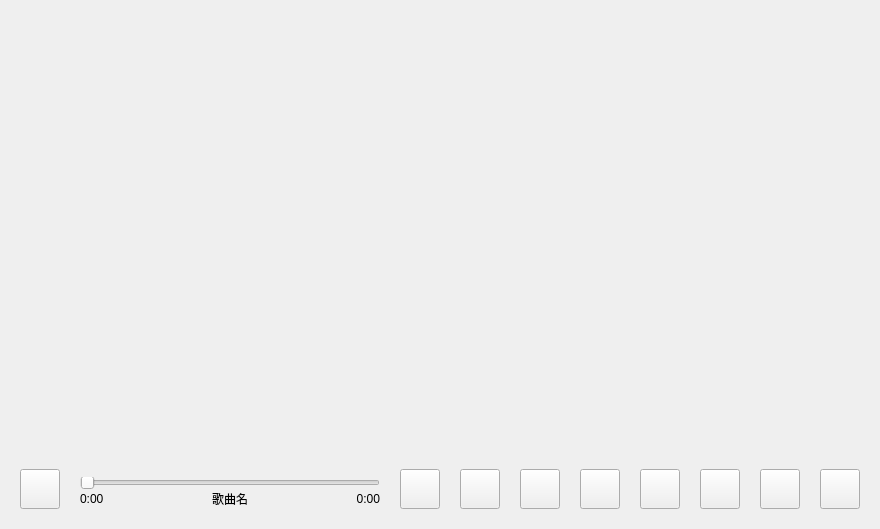
<?xml version="1.0" encoding="UTF-8"?>
<ui version="4.0">
 <class>Widget</class>
 <widget class="QWidget" name="Widget">
  <property name="geometry">
   <rect>
    <x>0</x>
    <y>0</y>
    <width>880</width>
    <height>529</height>
   </rect>
  </property>
  <property name="cursor">
   <cursorShape>ArrowCursor</cursorShape>
  </property>
  <property name="windowTitle">
   <string>OnePlayer</string>
  </property>
  <property name="windowIcon">
   <iconset resource="../res/res.qrc">
    <normaloff>:/icon.ico</normaloff>:/icon.ico</iconset>
  </property>
  <property name="styleSheet">
   <string notr="true">#widget_top {
	background-color: transparent;
}

#widget_radius1 {
	background: radial-gradient(circle at bottom right, transparent 0px, transparent 40px, blue 40px);
}

#Widget {
	background-color: white;
}

QPushButton {
	background-color: rgb(255, 255, 255);
}

QPushButton:hover {
	background-color: rgba(255, 255, 255, 0.75);
}

QLabel {
	color: #5c5c66;
}

#music,
#setting,
#p {
	background-color: white;
	border: 1px solid #5c5c66;
	border-top-left-radius: 40px;
	border-top-right-radius: 40px;
}

#stacked_info {
	border-radius: 20px;
}

#label_image {
	border-radius: 20px;
}


#scrollArea {
	background-color: white;
	border: none;
}

#music_area {
	background-color: white;
	padding: 0px;
}

#scrollArea_online {
	background-color: white;
	border: none;
}

#music_area_online {
	background-color: white;
	padding: 0px;
}

#widget_btn {
	background-color: rgb(182, 209, 200);
	border: 1px solid #5c5c66;
	border-bottom-left-radius: 40px;
	border-bottom-right-radius: 40px;
}

#widget_btn QPushButton {
	border-radius: 20px;
}

/* 进度条 */
#progress {
	background-color: white;
	border-radius: 6px;
}

/*2.未滑动过的槽设计参数*/
#progress::add-page:horizontal {
	height: 12px;
	background: white;
	border-radius: 4px;
	margin-top: 2px;
	margin-bottom: 2px;
	margin-left: 0px;
	margin-right: 2px;
}

/*1.滑动过的槽设计参数*/
#progress::sub-page:horizontal {
	height: 12px;
	background: #5c5c66;
	border-radius: 4px;
	margin-top: 2px;
	margin-bottom: 2px;
	margin-left: 2px;
}

/*滑块设置*/
#progress::handle:horizontal {
	background: #b6d1c8;
	width: 12px;
	border-radius: 5px; 
}

/*歌曲名按钮*/
#btn_music_name {
	color: #5c5c66;
	background-color: rgb(182, 209, 200);
}

#label_dir {
	color: #5c5c66;
}

#setting&gt;QPushButton,
#btn_search {
	color: #5c5c66;
	background-color: #b6d1c8;
	border-radius: 15px;
}

/* 搜索播放列表的左右按钮 */
#find_btn_widget {
	border-radius: 15px;
	background-color: #5c5c66;
}

#btn_left {
	background-color: rgb(182, 209, 200);
	border-top-left-radius: 10px;
	border-bottom-left-radius: 10px;
}

#btn_right {
	background-color: rgb(182, 209, 200);
	border-top-right-radius: 10px;
	border-bottom-right-radius: 10px;
}

#widget {
	border-radius: 10px;
	background-color: white;
}

#le_find,
#le_search {
	border: 2px solid #5c5c66;
	border-radius: 15px;
	color: #5c5c66;
	padding-left: 5px;
}

#label_mask {
	background-color: white;
	border: 3px dashed #5c5c66;
	border-radius: 20px;
}
</string>
  </property>
  <widget class="QStackedWidget" name="stacked_widget">
   <property name="geometry">
    <rect>
     <x>0</x>
     <y>0</y>
     <width>880</width>
     <height>449</height>
    </rect>
   </property>
   <property name="font">
    <font>
     <family>Microsoft YaHei UI</family>
    </font>
   </property>
   <property name="frameShape">
    <enum>QFrame::NoFrame</enum>
   </property>
   <property name="frameShadow">
    <enum>QFrame::Plain</enum>
   </property>
   <property name="lineWidth">
    <number>1</number>
   </property>
   <property name="currentIndex">
    <number>1</number>
   </property>
   <widget class="QWidget" name="music">
    <widget class="QStackedWidget" name="stacked_info">
     <property name="geometry">
      <rect>
       <x>20</x>
       <y>20</y>
       <width>360</width>
       <height>409</height>
      </rect>
     </property>
     <property name="font">
      <font>
       <family>Microsoft YaHei UI</family>
      </font>
     </property>
     <property name="currentIndex">
      <number>1</number>
     </property>
     <widget class="QWidget" name="page_music_info">
      <widget class="ImageWidget" name="widget_music_mask" native="true">
       <property name="geometry">
        <rect>
         <x>0</x>
         <y>0</y>
         <width>360</width>
         <height>409</height>
        </rect>
       </property>
       <property name="font">
        <font>
         <family>Microsoft YaHei UI</family>
        </font>
       </property>
      </widget>
      <widget class="QLabel" name="label_image">
       <property name="geometry">
        <rect>
         <x>90</x>
         <y>45</y>
         <width>180</width>
         <height>180</height>
        </rect>
       </property>
       <property name="font">
        <font>
         <family>Microsoft YaHei UI</family>
        </font>
       </property>
       <property name="text">
        <string/>
       </property>
       <property name="scaledContents">
        <bool>true</bool>
       </property>
       <property name="alignment">
        <set>Qt::AlignCenter</set>
       </property>
       <property name="wordWrap">
        <bool>false</bool>
       </property>
      </widget>
      <widget class="QLabel" name="label_sound_name">
       <property name="geometry">
        <rect>
         <x>0</x>
         <y>250</y>
         <width>360</width>
         <height>20</height>
        </rect>
       </property>
       <property name="font">
        <font>
         <family>Microsoft YaHei UI</family>
        </font>
       </property>
       <property name="text">
        <string>歌曲名</string>
       </property>
       <property name="alignment">
        <set>Qt::AlignCenter</set>
       </property>
      </widget>
      <widget class="QLabel" name="label_singer">
       <property name="geometry">
        <rect>
         <x>0</x>
         <y>295</y>
         <width>360</width>
         <height>20</height>
        </rect>
       </property>
       <property name="font">
        <font>
         <family>Microsoft YaHei UI</family>
        </font>
       </property>
       <property name="text">
        <string>歌手名</string>
       </property>
       <property name="alignment">
        <set>Qt::AlignCenter</set>
       </property>
      </widget>
      <widget class="QLabel" name="label_album">
       <property name="geometry">
        <rect>
         <x>0</x>
         <y>340</y>
         <width>360</width>
         <height>20</height>
        </rect>
       </property>
       <property name="font">
        <font>
         <family>Microsoft YaHei UI</family>
        </font>
       </property>
       <property name="text">
        <string>专辑</string>
       </property>
       <property name="alignment">
        <set>Qt::AlignCenter</set>
       </property>
      </widget>
     </widget>
     <widget class="QWidget" name="page_music_info_online">
      <widget class="QLabel" name="label_sound_name_online">
       <property name="geometry">
        <rect>
         <x>0</x>
         <y>250</y>
         <width>360</width>
         <height>20</height>
        </rect>
       </property>
       <property name="text">
        <string>歌曲名</string>
       </property>
       <property name="alignment">
        <set>Qt::AlignCenter</set>
       </property>
      </widget>
      <widget class="QLabel" name="label_image_online">
       <property name="geometry">
        <rect>
         <x>90</x>
         <y>45</y>
         <width>180</width>
         <height>180</height>
        </rect>
       </property>
       <property name="text">
        <string/>
       </property>
       <property name="scaledContents">
        <bool>true</bool>
       </property>
       <property name="alignment">
        <set>Qt::AlignCenter</set>
       </property>
       <property name="wordWrap">
        <bool>false</bool>
       </property>
      </widget>
      <widget class="LyricsWidget" name="lyrics_widget" native="true">
       <property name="geometry">
        <rect>
         <x>0</x>
         <y>290</y>
         <width>360</width>
         <height>99</height>
        </rect>
       </property>
      </widget>
      <widget class="ImageWidget" name="widget_music_mask_online" native="true">
       <property name="geometry">
        <rect>
         <x>0</x>
         <y>0</y>
         <width>360</width>
         <height>409</height>
        </rect>
       </property>
      </widget>
      <zorder>widget_music_mask_online</zorder>
      <zorder>lyrics_widget</zorder>
      <zorder>label_image_online</zorder>
      <zorder>label_sound_name_online</zorder>
     </widget>
    </widget>
    <widget class="QStackedWidget" name="stacked_music_btn">
     <property name="geometry">
      <rect>
       <x>400</x>
       <y>20</y>
       <width>460</width>
       <height>409</height>
      </rect>
     </property>
     <property name="font">
      <font>
       <family>Microsoft YaHei UI</family>
      </font>
     </property>
     <property name="currentIndex">
      <number>0</number>
     </property>
     <widget class="QWidget" name="page_local_mysite">
      <widget class="QScrollArea" name="scrollArea">
       <property name="geometry">
        <rect>
         <x>0</x>
         <y>0</y>
         <width>460</width>
         <height>409</height>
        </rect>
       </property>
       <property name="font">
        <font>
         <family>Microsoft YaHei UI</family>
        </font>
       </property>
       <property name="verticalScrollBarPolicy">
        <enum>Qt::ScrollBarAlwaysOff</enum>
       </property>
       <property name="widgetResizable">
        <bool>true</bool>
       </property>
       <property name="alignment">
        <set>Qt::AlignHCenter|Qt::AlignTop</set>
       </property>
       <widget class="QWidget" name="music_area">
        <property name="geometry">
         <rect>
          <x>0</x>
          <y>0</y>
          <width>460</width>
          <height>409</height>
         </rect>
        </property>
        <layout class="QVBoxLayout" name="verticalLayout_2">
         <property name="spacing">
          <number>7</number>
         </property>
         <property name="leftMargin">
          <number>0</number>
         </property>
         <property name="topMargin">
          <number>0</number>
         </property>
         <property name="rightMargin">
          <number>0</number>
         </property>
         <property name="bottomMargin">
          <number>0</number>
         </property>
         <item>
          <layout class="QVBoxLayout" name="music_layout"/>
         </item>
         <item>
          <spacer name="verticalSpacer">
           <property name="orientation">
            <enum>Qt::Vertical</enum>
           </property>
           <property name="sizeHint" stdset="0">
            <size>
             <width>20</width>
             <height>40</height>
            </size>
           </property>
          </spacer>
         </item>
        </layout>
       </widget>
      </widget>
      <widget class="QWidget" name="find_widget" native="true">
       <property name="geometry">
        <rect>
         <x>30</x>
         <y>10</y>
         <width>400</width>
         <height>45</height>
        </rect>
       </property>
       <property name="font">
        <font>
         <family>Microsoft YaHei UI</family>
         <pointsize>12</pointsize>
        </font>
       </property>
       <layout class="QHBoxLayout" name="horizontalLayout">
        <property name="spacing">
         <number>10</number>
        </property>
        <property name="leftMargin">
         <number>0</number>
        </property>
        <property name="topMargin">
         <number>0</number>
        </property>
        <property name="rightMargin">
         <number>0</number>
        </property>
        <property name="bottomMargin">
         <number>0</number>
        </property>
        <item>
         <widget class="QWidget" name="widget" native="true">
          <property name="minimumSize">
           <size>
            <width>0</width>
            <height>45</height>
           </size>
          </property>
          <property name="maximumSize">
           <size>
            <width>16777215</width>
            <height>45</height>
           </size>
          </property>
          <property name="font">
           <font>
            <family>Microsoft YaHei UI</family>
           </font>
          </property>
          <layout class="QHBoxLayout" name="horizontalLayout_2">
           <property name="spacing">
            <number>0</number>
           </property>
           <property name="leftMargin">
            <number>0</number>
           </property>
           <property name="topMargin">
            <number>0</number>
           </property>
           <property name="rightMargin">
            <number>0</number>
           </property>
           <property name="bottomMargin">
            <number>0</number>
           </property>
           <item>
            <widget class="QLineEdit" name="le_find">
             <property name="minimumSize">
              <size>
               <width>0</width>
               <height>45</height>
              </size>
             </property>
             <property name="maximumSize">
              <size>
               <width>16777215</width>
               <height>45</height>
              </size>
             </property>
             <property name="font">
              <font>
               <family>Microsoft YaHei UI</family>
              </font>
             </property>
            </widget>
           </item>
           <item>
            <widget class="QLabel" name="label_count">
             <property name="minimumSize">
              <size>
               <width>40</width>
               <height>45</height>
              </size>
             </property>
             <property name="maximumSize">
              <size>
               <width>40</width>
               <height>45</height>
              </size>
             </property>
             <property name="font">
              <font>
               <family>Microsoft YaHei UI</family>
              </font>
             </property>
             <property name="text">
              <string>0/0</string>
             </property>
             <property name="alignment">
              <set>Qt::AlignCenter</set>
             </property>
            </widget>
           </item>
          </layout>
         </widget>
        </item>
        <item>
         <widget class="QWidget" name="find_btn_widget" native="true">
          <property name="sizePolicy">
           <sizepolicy hsizetype="Preferred" vsizetype="Preferred">
            <horstretch>0</horstretch>
            <verstretch>0</verstretch>
           </sizepolicy>
          </property>
          <property name="minimumSize">
           <size>
            <width>71</width>
            <height>45</height>
           </size>
          </property>
          <property name="maximumSize">
           <size>
            <width>71</width>
            <height>45</height>
           </size>
          </property>
          <property name="font">
           <font>
            <family>Microsoft YaHei UI</family>
           </font>
          </property>
          <widget class="QPushButton" name="btn_left">
           <property name="geometry">
            <rect>
             <x>0</x>
             <y>0</y>
             <width>35</width>
             <height>45</height>
            </rect>
           </property>
           <property name="font">
            <font>
             <family>Microsoft YaHei UI</family>
            </font>
           </property>
           <property name="cursor">
            <cursorShape>PointingHandCursor</cursorShape>
           </property>
           <property name="text">
            <string/>
           </property>
           <property name="icon">
            <iconset resource="../res/res.qrc">
             <normaloff>:/svgs/back.svg</normaloff>:/svgs/back.svg</iconset>
           </property>
          </widget>
          <widget class="QPushButton" name="btn_right">
           <property name="geometry">
            <rect>
             <x>36</x>
             <y>0</y>
             <width>35</width>
             <height>45</height>
            </rect>
           </property>
           <property name="font">
            <font>
             <family>Microsoft YaHei UI</family>
            </font>
           </property>
           <property name="cursor">
            <cursorShape>PointingHandCursor</cursorShape>
           </property>
           <property name="text">
            <string/>
           </property>
           <property name="icon">
            <iconset resource="../res/res.qrc">
             <normaloff>:/svgs/right.svg</normaloff>:/svgs/right.svg</iconset>
           </property>
          </widget>
         </widget>
        </item>
       </layout>
      </widget>
     </widget>
     <widget class="QWidget" name="page_online">
      <widget class="QLineEdit" name="le_search">
       <property name="geometry">
        <rect>
         <x>0</x>
         <y>0</y>
         <width>360</width>
         <height>45</height>
        </rect>
       </property>
       <property name="minimumSize">
        <size>
         <width>0</width>
         <height>45</height>
        </size>
       </property>
       <property name="maximumSize">
        <size>
         <width>16777215</width>
         <height>45</height>
        </size>
       </property>
       <property name="font">
        <font>
         <family>Microsoft YaHei UI</family>
        </font>
       </property>
      </widget>
      <widget class="QPushButton" name="btn_search">
       <property name="geometry">
        <rect>
         <x>370</x>
         <y>0</y>
         <width>90</width>
         <height>45</height>
        </rect>
       </property>
       <property name="font">
        <font>
         <family>Microsoft YaHei UI</family>
        </font>
       </property>
       <property name="cursor">
        <cursorShape>PointingHandCursor</cursorShape>
       </property>
       <property name="text">
        <string>搜索</string>
       </property>
      </widget>
      <widget class="QScrollArea" name="scrollArea_online">
       <property name="geometry">
        <rect>
         <x>0</x>
         <y>51</y>
         <width>460</width>
         <height>358</height>
        </rect>
       </property>
       <property name="font">
        <font>
         <family>Microsoft YaHei UI</family>
        </font>
       </property>
       <property name="verticalScrollBarPolicy">
        <enum>Qt::ScrollBarAlwaysOff</enum>
       </property>
       <property name="widgetResizable">
        <bool>true</bool>
       </property>
       <property name="alignment">
        <set>Qt::AlignHCenter|Qt::AlignTop</set>
       </property>
       <widget class="QWidget" name="music_area_online">
        <property name="geometry">
         <rect>
          <x>0</x>
          <y>0</y>
          <width>460</width>
          <height>358</height>
         </rect>
        </property>
        <layout class="QVBoxLayout" name="verticalLayout_3">
         <property name="spacing">
          <number>7</number>
         </property>
         <property name="leftMargin">
          <number>0</number>
         </property>
         <property name="topMargin">
          <number>0</number>
         </property>
         <property name="rightMargin">
          <number>0</number>
         </property>
         <property name="bottomMargin">
          <number>0</number>
         </property>
         <item>
          <layout class="QVBoxLayout" name="music_layout_online"/>
         </item>
         <item>
          <spacer name="verticalSpacer_online">
           <property name="font">
            <font>
             <family>Microsoft YaHei UI</family>
            </font>
           </property>
           <property name="orientation">
            <enum>Qt::Vertical</enum>
           </property>
           <property name="sizeHint" stdset="0">
            <size>
             <width>20</width>
             <height>40</height>
            </size>
           </property>
          </spacer>
         </item>
        </layout>
       </widget>
      </widget>
     </widget>
    </widget>
   </widget>
   <widget class="QWidget" name="setting">
    <widget class="SettingTabWidget" name="setting_tab_widget" native="true">
     <property name="geometry">
      <rect>
       <x>20</x>
       <y>20</y>
       <width>840</width>
       <height>409</height>
      </rect>
     </property>
    </widget>
   </widget>
   <widget class="QWidget" name="p">
    <widget class="QLabel" name="label_mask">
     <property name="geometry">
      <rect>
       <x>20</x>
       <y>20</y>
       <width>840</width>
       <height>409</height>
      </rect>
     </property>
     <property name="font">
      <font>
       <family>Microsoft YaHei UI</family>
       <pointsize>30</pointsize>
      </font>
     </property>
     <property name="text">
      <string>拖入音乐/视频</string>
     </property>
     <property name="alignment">
      <set>Qt::AlignCenter</set>
     </property>
    </widget>
   </widget>
  </widget>
  <widget class="QWidget" name="widget_btn" native="true">
   <property name="geometry">
    <rect>
     <x>0</x>
     <y>449</y>
     <width>880</width>
     <height>80</height>
    </rect>
   </property>
   <property name="sizePolicy">
    <sizepolicy hsizetype="Preferred" vsizetype="Preferred">
     <horstretch>0</horstretch>
     <verstretch>0</verstretch>
    </sizepolicy>
   </property>
   <property name="minimumSize">
    <size>
     <width>0</width>
     <height>80</height>
    </size>
   </property>
   <property name="maximumSize">
    <size>
     <width>16777215</width>
     <height>80</height>
    </size>
   </property>
   <property name="font">
    <font>
     <family>Microsoft YaHei UI</family>
    </font>
   </property>
   <widget class="QPushButton" name="btn_shutdown">
    <property name="geometry">
     <rect>
      <x>20</x>
      <y>20</y>
      <width>40</width>
      <height>40</height>
     </rect>
    </property>
    <property name="font">
     <font>
      <family>Microsoft YaHei UI</family>
     </font>
    </property>
    <property name="cursor">
     <cursorShape>PointingHandCursor</cursorShape>
    </property>
    <property name="toolTip">
     <string>关闭</string>
    </property>
    <property name="text">
     <string/>
    </property>
    <property name="icon">
     <iconset resource="../res/res.qrc">
      <normaloff>:/svgs/shutdown.svg</normaloff>:/svgs/shutdown.svg</iconset>
    </property>
    <property name="iconSize">
     <size>
      <width>20</width>
      <height>20</height>
     </size>
    </property>
   </widget>
   <widget class="QPushButton" name="btn_play">
    <property name="geometry">
     <rect>
      <x>460</x>
      <y>20</y>
      <width>40</width>
      <height>40</height>
     </rect>
    </property>
    <property name="font">
     <font>
      <family>Microsoft YaHei UI</family>
     </font>
    </property>
    <property name="cursor">
     <cursorShape>PointingHandCursor</cursorShape>
    </property>
    <property name="toolTip">
     <string>播放/暂停</string>
    </property>
    <property name="text">
     <string/>
    </property>
    <property name="icon">
     <iconset resource="../res/res.qrc">
      <normaloff>:/svgs/play.svg</normaloff>:/svgs/play.svg</iconset>
    </property>
    <property name="iconSize">
     <size>
      <width>20</width>
      <height>20</height>
     </size>
    </property>
   </widget>
   <widget class="QPushButton" name="btn_down">
    <property name="geometry">
     <rect>
      <x>580</x>
      <y>20</y>
      <width>40</width>
      <height>40</height>
     </rect>
    </property>
    <property name="font">
     <font>
      <family>Microsoft YaHei UI</family>
     </font>
    </property>
    <property name="cursor">
     <cursorShape>PointingHandCursor</cursorShape>
    </property>
    <property name="toolTip">
     <string>音量减</string>
    </property>
    <property name="text">
     <string/>
    </property>
    <property name="icon">
     <iconset resource="../res/res.qrc">
      <normaloff>:/svgs/jian.svg</normaloff>:/svgs/jian.svg</iconset>
    </property>
    <property name="iconSize">
     <size>
      <width>20</width>
      <height>20</height>
     </size>
    </property>
   </widget>
   <widget class="QPushButton" name="btn_up">
    <property name="geometry">
     <rect>
      <x>640</x>
      <y>20</y>
      <width>40</width>
      <height>40</height>
     </rect>
    </property>
    <property name="font">
     <font>
      <family>Microsoft YaHei UI</family>
     </font>
    </property>
    <property name="cursor">
     <cursorShape>PointingHandCursor</cursorShape>
    </property>
    <property name="toolTip">
     <string>音量增</string>
    </property>
    <property name="text">
     <string/>
    </property>
    <property name="icon">
     <iconset resource="../res/res.qrc">
      <normaloff>:/svgs/jia.svg</normaloff>:/svgs/jia.svg</iconset>
    </property>
    <property name="iconSize">
     <size>
      <width>20</width>
      <height>20</height>
     </size>
    </property>
   </widget>
   <widget class="QSlider" name="progress">
    <property name="geometry">
     <rect>
      <x>80</x>
      <y>28</y>
      <width>300</width>
      <height>12</height>
     </rect>
    </property>
    <property name="font">
     <font>
      <family>Microsoft YaHei UI</family>
     </font>
    </property>
    <property name="cursor">
     <cursorShape>PointingHandCursor</cursorShape>
    </property>
    <property name="maximum">
     <number>1000</number>
    </property>
    <property name="value">
     <number>0</number>
    </property>
    <property name="tracking">
     <bool>true</bool>
    </property>
    <property name="orientation">
     <enum>Qt::Horizontal</enum>
    </property>
    <property name="invertedAppearance">
     <bool>false</bool>
    </property>
    <property name="invertedControls">
     <bool>false</bool>
    </property>
    <property name="tickPosition">
     <enum>QSlider::NoTicks</enum>
    </property>
    <property name="tickInterval">
     <number>0</number>
    </property>
   </widget>
   <widget class="QLabel" name="label_now">
    <property name="geometry">
     <rect>
      <x>80</x>
      <y>40</y>
      <width>50</width>
      <height>20</height>
     </rect>
    </property>
    <property name="font">
     <font>
      <family>Microsoft YaHei UI</family>
     </font>
    </property>
    <property name="text">
     <string>0:00</string>
    </property>
    <property name="scaledContents">
     <bool>true</bool>
    </property>
    <property name="alignment">
     <set>Qt::AlignLeading|Qt::AlignLeft|Qt::AlignVCenter</set>
    </property>
   </widget>
   <widget class="QLabel" name="label_rest">
    <property name="geometry">
     <rect>
      <x>330</x>
      <y>40</y>
      <width>50</width>
      <height>20</height>
     </rect>
    </property>
    <property name="font">
     <font>
      <family>Microsoft YaHei UI</family>
     </font>
    </property>
    <property name="text">
     <string>0:00</string>
    </property>
    <property name="scaledContents">
     <bool>true</bool>
    </property>
    <property name="alignment">
     <set>Qt::AlignRight|Qt::AlignTrailing|Qt::AlignVCenter</set>
    </property>
   </widget>
   <widget class="QPushButton" name="btn_previoud">
    <property name="geometry">
     <rect>
      <x>400</x>
      <y>20</y>
      <width>40</width>
      <height>40</height>
     </rect>
    </property>
    <property name="font">
     <font>
      <family>Microsoft YaHei UI</family>
     </font>
    </property>
    <property name="cursor">
     <cursorShape>PointingHandCursor</cursorShape>
    </property>
    <property name="toolTip">
     <string>上一首</string>
    </property>
    <property name="text">
     <string/>
    </property>
    <property name="icon">
     <iconset resource="../res/res.qrc">
      <normaloff>:/svgs/previous.svg</normaloff>:/svgs/previous.svg</iconset>
    </property>
    <property name="iconSize">
     <size>
      <width>20</width>
      <height>20</height>
     </size>
    </property>
   </widget>
   <widget class="QPushButton" name="btn_next">
    <property name="geometry">
     <rect>
      <x>520</x>
      <y>20</y>
      <width>40</width>
      <height>40</height>
     </rect>
    </property>
    <property name="font">
     <font>
      <family>Microsoft YaHei UI</family>
     </font>
    </property>
    <property name="cursor">
     <cursorShape>PointingHandCursor</cursorShape>
    </property>
    <property name="toolTip">
     <string>下一首</string>
    </property>
    <property name="text">
     <string/>
    </property>
    <property name="icon">
     <iconset resource="../res/res.qrc">
      <normaloff>:/svgs/next.svg</normaloff>:/svgs/next.svg</iconset>
    </property>
    <property name="iconSize">
     <size>
      <width>20</width>
      <height>20</height>
     </size>
    </property>
   </widget>
   <widget class="QPushButton" name="btn_mode">
    <property name="geometry">
     <rect>
      <x>700</x>
      <y>20</y>
      <width>40</width>
      <height>40</height>
     </rect>
    </property>
    <property name="font">
     <font>
      <family>Microsoft YaHei UI</family>
     </font>
    </property>
    <property name="cursor">
     <cursorShape>PointingHandCursor</cursorShape>
    </property>
    <property name="toolTip">
     <string>播放模式</string>
    </property>
    <property name="text">
     <string/>
    </property>
    <property name="icon">
     <iconset resource="../res/res.qrc">
      <normaloff>:/svgs/again.svg</normaloff>:/svgs/again.svg</iconset>
    </property>
    <property name="iconSize">
     <size>
      <width>20</width>
      <height>20</height>
     </size>
    </property>
   </widget>
   <widget class="QPushButton" name="btn_music_name">
    <property name="geometry">
     <rect>
      <x>130</x>
      <y>40</y>
      <width>200</width>
      <height>20</height>
     </rect>
    </property>
    <property name="font">
     <font>
      <family>Microsoft YaHei UI</family>
     </font>
    </property>
    <property name="cursor">
     <cursorShape>PointingHandCursor</cursorShape>
    </property>
    <property name="toolTip">
     <string>点击显示当前位置</string>
    </property>
    <property name="text">
     <string>歌曲名</string>
    </property>
    <property name="flat">
     <bool>true</bool>
    </property>
   </widget>
   <widget class="QPushButton" name="btn_more">
    <property name="geometry">
     <rect>
      <x>820</x>
      <y>20</y>
      <width>40</width>
      <height>40</height>
     </rect>
    </property>
    <property name="font">
     <font>
      <family>Microsoft YaHei UI</family>
     </font>
    </property>
    <property name="cursor">
     <cursorShape>PointingHandCursor</cursorShape>
    </property>
    <property name="toolTip">
     <string>更多</string>
    </property>
    <property name="text">
     <string/>
    </property>
    <property name="icon">
     <iconset resource="../res/res.qrc">
      <normaloff>:/svgs/more.svg</normaloff>:/svgs/more.svg</iconset>
    </property>
    <property name="iconSize">
     <size>
      <width>20</width>
      <height>20</height>
     </size>
    </property>
   </widget>
   <widget class="QPushButton" name="btn_min">
    <property name="geometry">
     <rect>
      <x>760</x>
      <y>20</y>
      <width>40</width>
      <height>40</height>
     </rect>
    </property>
    <property name="font">
     <font>
      <family>Microsoft YaHei UI</family>
     </font>
    </property>
    <property name="cursor">
     <cursorShape>PointingHandCursor</cursorShape>
    </property>
    <property name="toolTip">
     <string>最小化</string>
    </property>
    <property name="text">
     <string/>
    </property>
    <property name="icon">
     <iconset resource="../res/res.qrc">
      <normaloff>:/svgs/min.svg</normaloff>:/svgs/min.svg</iconset>
    </property>
    <property name="iconSize">
     <size>
      <width>20</width>
      <height>20</height>
     </size>
    </property>
   </widget>
  </widget>
  <widget class="QWidget" name="widget_top" native="true">
   <property name="geometry">
    <rect>
     <x>0</x>
     <y>0</y>
     <width>880</width>
     <height>20</height>
    </rect>
   </property>
   <property name="cursor">
    <cursorShape>OpenHandCursor</cursorShape>
   </property>
  </widget>
 </widget>
 <customwidgets>
  <customwidget>
   <class>ImageWidget</class>
   <extends>QWidget</extends>
   <header>imagewidget.h</header>
   <container>1</container>
  </customwidget>
  <customwidget>
   <class>LyricsWidget</class>
   <extends>QWidget</extends>
   <header>lyricswidget.h</header>
   <container>1</container>
  </customwidget>
  <customwidget>
   <class>SettingTabWidget</class>
   <extends>QWidget</extends>
   <header location="global">settingtabwidget.h</header>
   <container>1</container>
  </customwidget>
 </customwidgets>
 <resources>
  <include location="../res/res.qrc"/>
 </resources>
 <connections/>
</ui>
